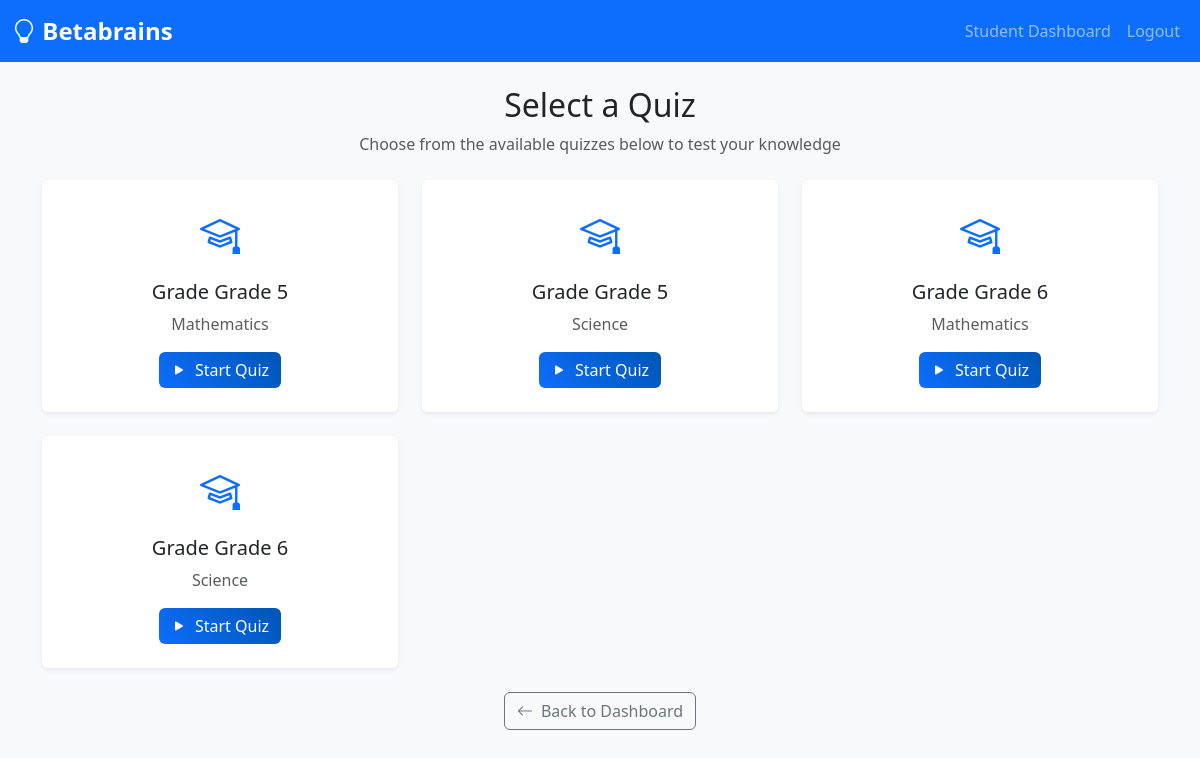
The page /quiz/select (signed in) on the database its author committed.
### app/models.py (models this page shows, shortened)
class Question(db.Model):
    id = db.Column(db.Integer, primary_key=True)
    grade = db.Column(db.String(20), nullable=False)  # Keep for backward compatibility
    subject = db.Column(
        db.String(50), nullable=False
    )  # Keep for backward compatibility
    question_text = db.Column(db.Text, nullable=False)
    option_a = db.Column(db.String(200), nullable=False)
    option_b = db.Column(db.String(200), nullable=False)
    option_c = db.Column(db.String(200), nullable=False)
    option_d = db.Column(db.String(200), nullable=False)
    correct_answer = db.Column(db.String(1), nullable=False)
    explanation = db.Column(db.Text, nullable=False)
    author_id = db.Column(db.Integer, db.ForeignKey("user.id"), nullable=False)
    created_at = db.Column(db.DateTime, default=datetime.utcnow)
    grade_id = db.Column(db.Integer, db.ForeignKey("grade.id"), nullable=True)
    subject_id = db.Column(db.Integer, db.ForeignKey("subject.id"), nullable=True)

### app/routes.py (the view)
@app.route("/quiz/select")
@login_required
def select_quiz():
    if current_user.role != "student":
        return redirect(url_for("index"))
    quizzes = db.session.query(Question.grade, Question.subject).distinct().all()
    return render_template("select_quiz.html", title="Select a Quiz", quizzes=quizzes)

### app/models.py (called while the page is built)
@login.user_loader
def load_user(id):
    return User.query.get(int(id))

### app/templates/select_quiz.html (shortened to what this page needs)
{% extends "base.html" %}
{% block content %}
<div class="row">
  <div class="col-12">
    <div class="text-center mb-4">
      <h1 class="h2 mb-2">Select a Quiz</h1>
      <p class="text-muted">Choose from the available quizzes below to test your knowledge</p>
    </div>
  </div>
</div>
{% if quizzes %}
<div class="row g-4">
  {% for grade, subject in quizzes %}
  <div class="col-md-6 col-lg-4">
    <div class="card h-100 shadow-sm border-0 hover-shadow">
      <div class="card-body text-center p-4">
        <div class="mb-3">
          <i class="bi bi-mortarboard text-primary" style="font-size: 2.5rem;"></i>
        </div>
        <h5 class="card-title mb-2">Grade {{ grade }}</h5>
        <p class="card-text text-muted mb-3">{{ subject }}</p>
        <a href="{{ url_for('take_quiz', grade=grade, subject=subject) }}" class="btn btn-primary">
          <i class="bi bi-play-fill me-2"></i>Start Quiz
        </a>
      </div>
    </div>
  </div>
  {% endfor %}
</div>
{% endif %}
<div class="row mt-4">
  <div class="col-12 text-center">
    <a href="{{ url_for('student_dashboard') }}" class="btn btn-outline-secondary">
      <i class="bi bi-arrow-left me-2"></i>Back to Dashboard
    </a>
  </div>
</div>
{% endblock %}

### app/static/css/custom.css (style rules this page uses)
:root { --primary-color: #0d6efd; --secondary-color: #6c757d; --success-color: #198754; --info-color: #0dcaf0; --warning-color: #ffc107; --danger-color: #dc3545; --light-color: #f8f9fa; --dark-color: #212529; }
.card, .btn, .form-control, .form-select { transition: all 0.3s ease; }
.btn-primary { background: linear-gradient(45deg, var(--primary-color), #0056b3); border: none; }

### rows shown on the page
Question: grade "Grade 5", subject "Science"
Question: grade "Grade 6", subject "Mathematics"
Question: grade "Grade 6", subject "Science"

### other values the page prints
{{ grade }} "Grade 5"
{{ subject }} "Mathematics"
